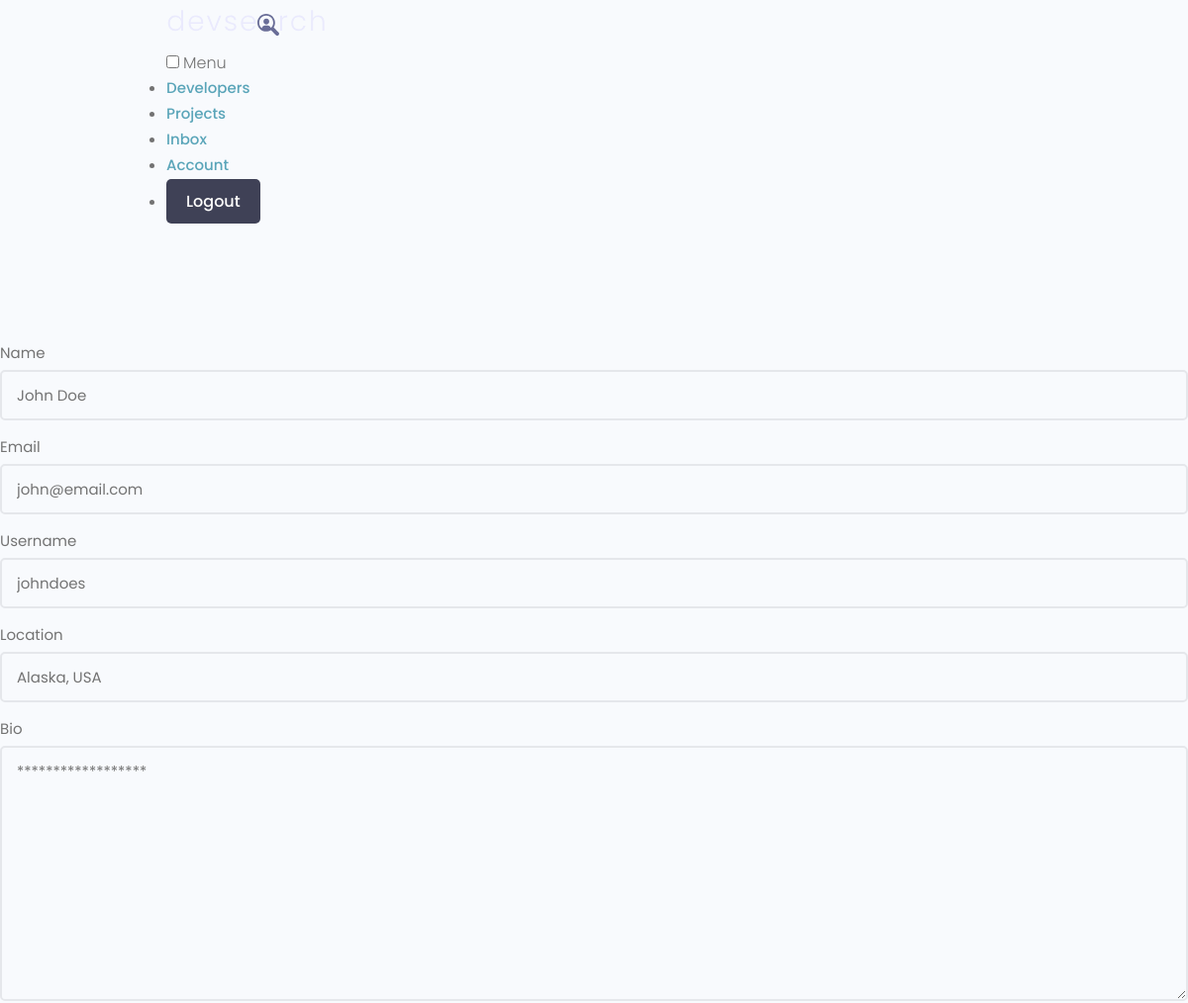
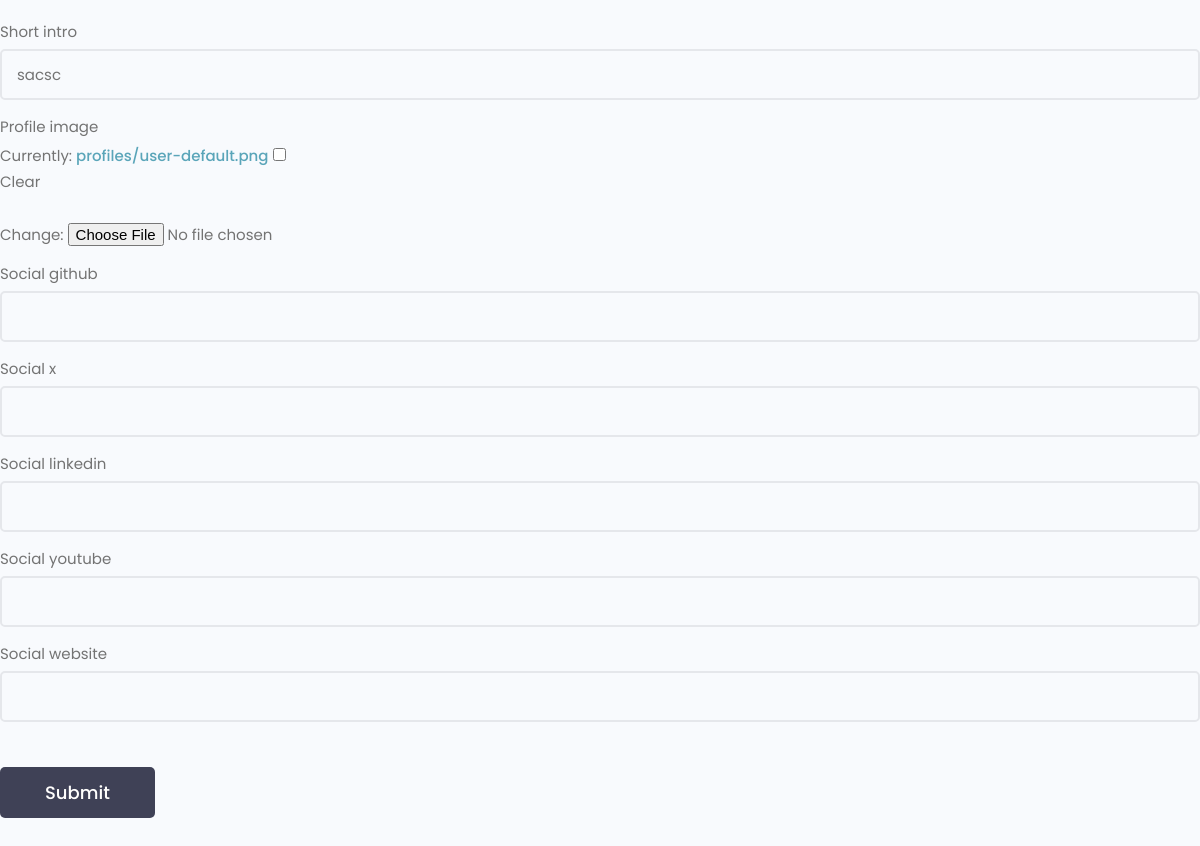
The app's page /edit-account/ (signed in) with its own data (2 pictures, top to bottom).
### users/models.py (models this page shows, shortened)
class Profile(models.Model):
    user = models.OneToOneField(User, on_delete=models.CASCADE, null=True, blank=True)
    name = models.CharField(max_length=200, blank=True, null=True)
    email = models.EmailField(max_length=500, blank=True, null=True)
    username = models.CharField(max_length=200, blank=True, null=True)
    location = models.CharField(max_length=200, blank=True, null=True)
    short_intro = models.CharField(max_length=200, blank=True, null=True)
    bio = models.TextField(blank=True, null=True)
    profile_image = models.ImageField(null=True, blank=True, upload_to='profiles/', default='profiles/user-default.png')
    social_github = models.CharField(max_length=200, blank=True, null=True)
    social_x = models.CharField(max_length=200, blank=True, null=True)
    social_linkedin = models.CharField(max_length=200, blank=True, null=True)
    social_youtube = models.CharField(max_length=200, blank=True, null=True)
    social_website = models.CharField(max_length=200, blank=True, null=True)
    created = models.DateTimeField(auto_now_add=True)
    id = models.UUIDField(default=uuid.uuid4, unique=True, primary_key=True, editable=False)
    class Meta:
        ordering = ['created']

### users/views.py (the view)
# urls.py: path('edit-account/', views.editAccount, name='edit-account'),
@login_required(login_url='login')
def editAccount(request):
    profile = request.user.profile
    form = ProfileForm(instance=profile)
    if request.method == 'POST':
        form = ProfileForm(request.POST, request.FILES, instance=profile)
        if form.is_valid():
            form.save()
            return redirect('account')
    context = {'form':form}
    return render(request, 'users/profile_form.html', context)

### users/forms.py
class ProfileForm(ModelForm):
    class Meta:
        model = Profile
        fields = ['name', 'email', 'username', 'location', 'bio',
        'short_intro', 'profile_image', 'social_github', 'social_x',
        'social_linkedin', 'social_youtube', 'social_website']
    def __init__(self, *args, **kwargs):
        super(ProfileForm, self).__init__(*args, **kwargs)
        for name, field in self.fields.items():
            field.widget.attrs.update({'class': 'input'})

### users/templates/users/profile_form.html (shortened to what this page needs)
{% extends 'main.html' %}
{% block content %}
<main class="formPage my-xl">
    <div class="content-box">
        <div class="formWrapper">
            <br>
            <form class="form" method="POST" action="{% url 'edit-account' %}" method="POST", enctype="multipart/form-data">
                {% for field in form %}
                <div class="form__field">
                <label for="formInput#text">{{field.label}}</label>
                {{field}}
                </div>
                {% endfor %}
                <input class="btn btn--sub btn--lg  my-md" type="submit" value="Submit" />
            </form>
        </div>
    </div>
</main>
{% endblock content %}

### static/uikit/styles/modules/_variables.css (style rules this page uses)
:root { --color-main: #5aa5b9; --color-main-light: #e6faff; --color-sub: #3f4156; --color-sub-light: #51546e; --color-sub-lighter: #ededfd; --color-text: #737373; --color-gray: #8b8b8b; --color-light: #e5e7eb; --color-light-gray: #767676; --color-bg: #f8fafd; --color-white: #fffefd; --color-white-light: #f3f3f3; --color-success: #359e64; --color-success-bg: #def8e8; --color-error: #fc4b0b; --color-error-bg: #fff2ee; --font-base: 'Poppins', arial, helvetica, 'Segoe UI', roboto, ubuntu, sans-serif; --font-monospace: 'Fira Code', 'Courier New', courier, monospace; --font-regular: 300; --font-medium: 500; --font-bold: 700; --generic-shadow: 1px 1px 5px #00000010; --generic-transition: all 0.3s ease-in-out; }

### static/uikit/styles/modules/_base.css (style rules this page uses)
* { margin: 0; padding: 0; box-sizing: border-box; text-rendering: optimizeLegibility; color: inherit; font-size: inherit; }
html { font-size: 50%; }
@media only screen and (min-width: 480px) { html { font-size: 56.25%; } }
@media only screen and (min-width: 1200px) { html { font-size: 62.5%; } }
body { line-height: 1.6; font-weight: 400; font-size: 1.5rem; color: var(--color-text); background-color: var(--color-bg); min-height: 100vh; }

### static/uikit/styles/modules/_typography.css (style rules this page uses)
* { font-family: var(--font-base); }
a { padding-bottom: 2px; text-decoration: none; display: inline-block; color: var(--color-main); font-weight: var(--font-medium); }

### static/uikit/styles/modules/_utilities.css (style rules this page uses)
.my-md { margin: 3rem auto; }
.my-xl { margin: 8rem auto; }

### static/uikit/styles/modules/_button.css (style rules this page uses)
.btn { display: inline-block; position: relative; cursor: pointer; background-color: var(--color-light); font-weight: var(--font-medium); color: var(--color-sub); text-decoration: none; padding: 1rem 2rem; border-radius: 0.5rem; border: none; width: -webkit-fit-content; width: -moz-fit-content; width: fit-content; height: -webkit-fit-content; height: -moz-fit-content; height: fit-content; font-size: 1.6rem; outline-width: 0; outline-color: transparent; -webkit-backface-visibility: hidden; backface-visibility: hidden; transition: all 0.3s ease-in-out; }
.btn--sub { background-color: var(--color-sub); color: var(--color-white); }
.btn--lg { font-size: 1.8rem; padding: 1.2rem 4.5rem; }

### static/uikit/styles/modules/_form.css (style rules this page uses)
.form { display: block; }
.form__field { margin-top: 1.5rem; margin-bottom: 1.5rem; }
.form__label, .form__field > label { display: block; margin-bottom: 0.5rem; color: var(--color-text); }
input.input[type='text'], input.input[type='email'], input.input[type='password'], input.input[type='number'], select.input, textarea.input { min-width: 24rem; width: 100%; padding: 1.2rem 1.5rem; border-radius: 0.5rem; border: 2px solid var(--color-light); transition: all 0.3s ease-in-out; background-color: var(--color-bg); }

### records on screen
Profile: form "John Doe" "john@email.com" "johndoes" "Alaska, USA" "******************" "sacsc"

### other values on screen
{{ field.label }} "Name" "Email" "Username" "Location" "Bio" "Short intro" "Profile image" "Social github" "Social x" "Social linkedin" "Social youtube" "Social website"
